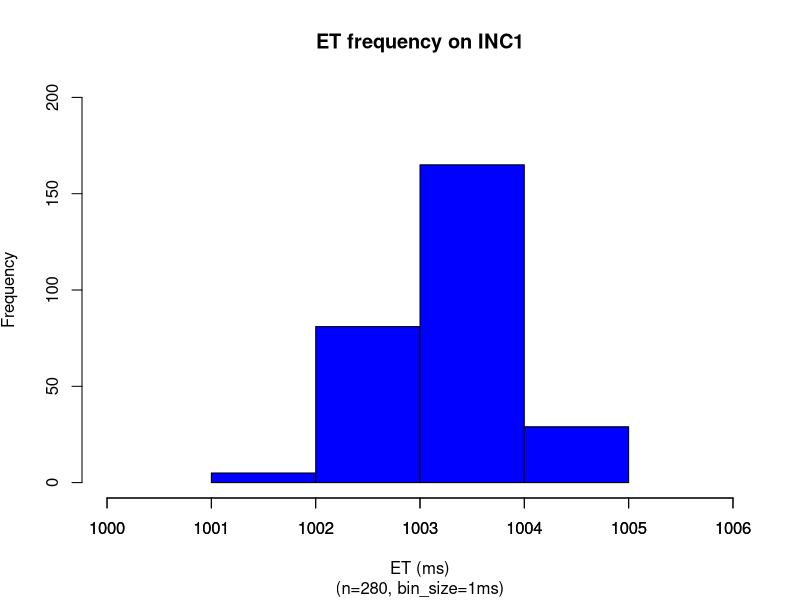
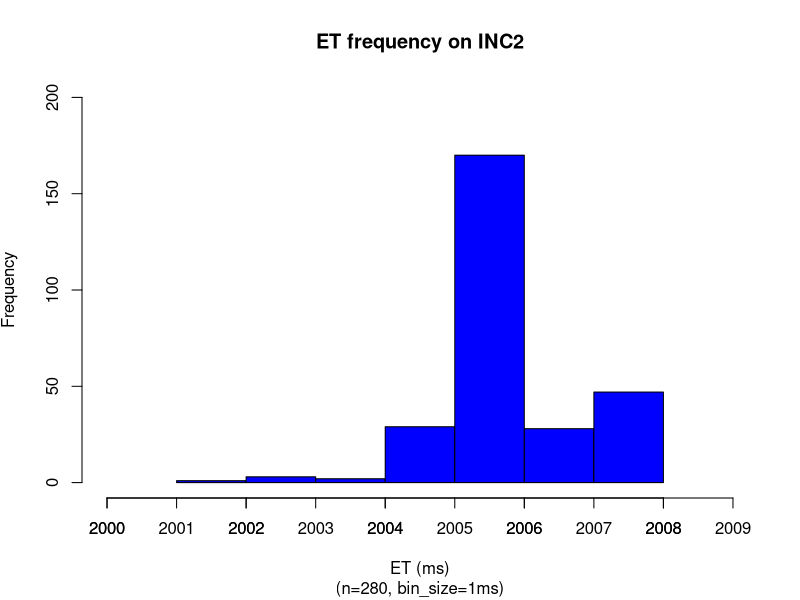
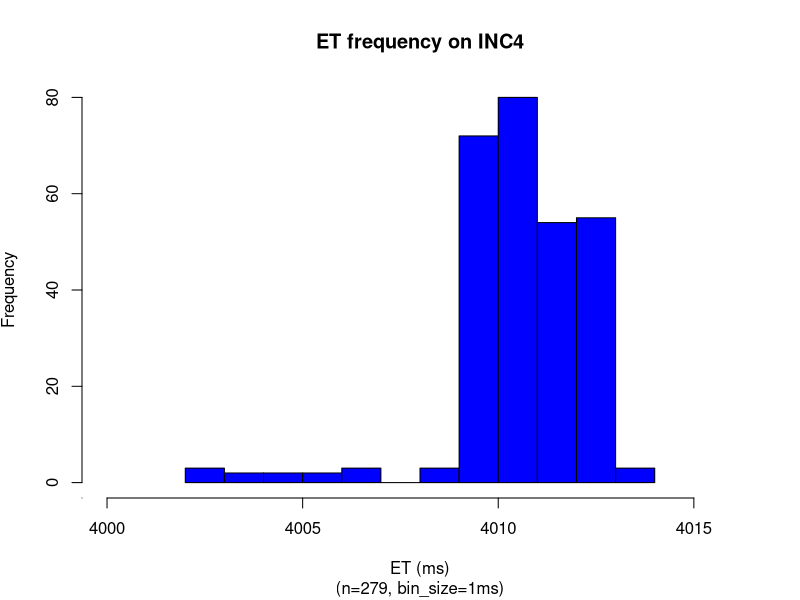
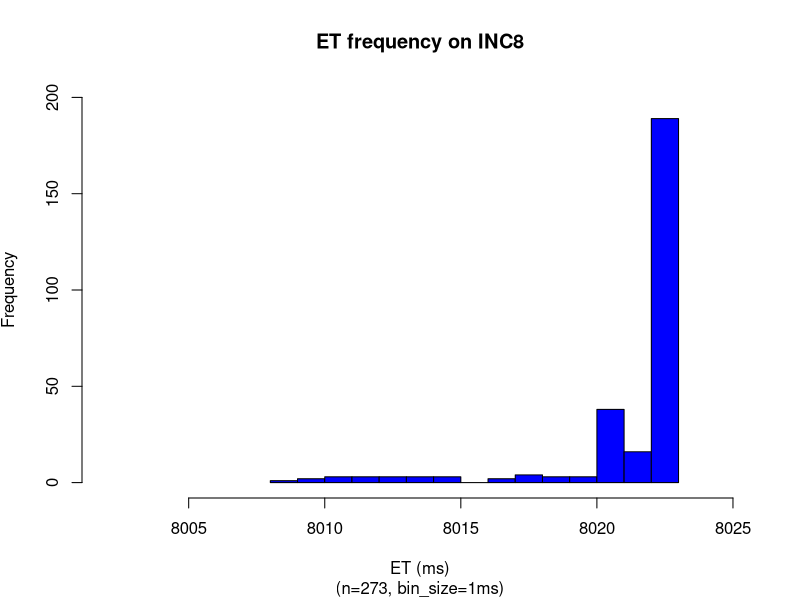
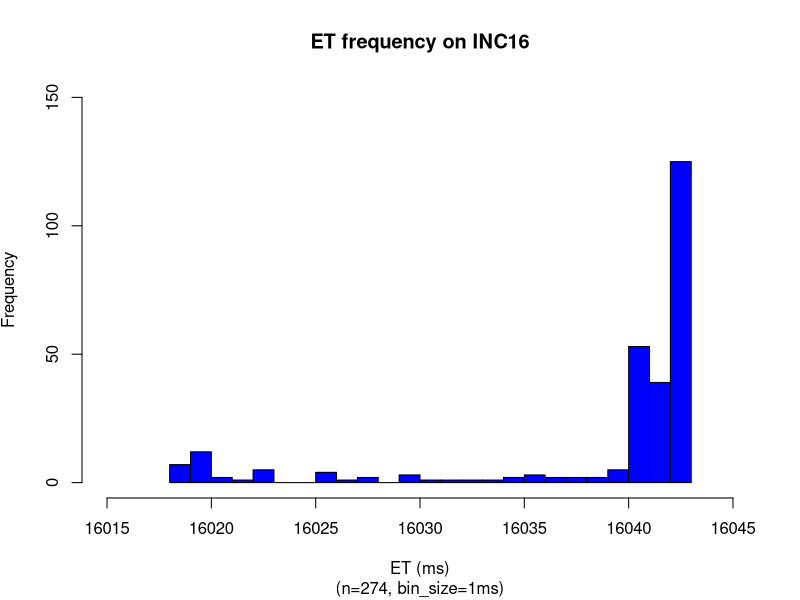
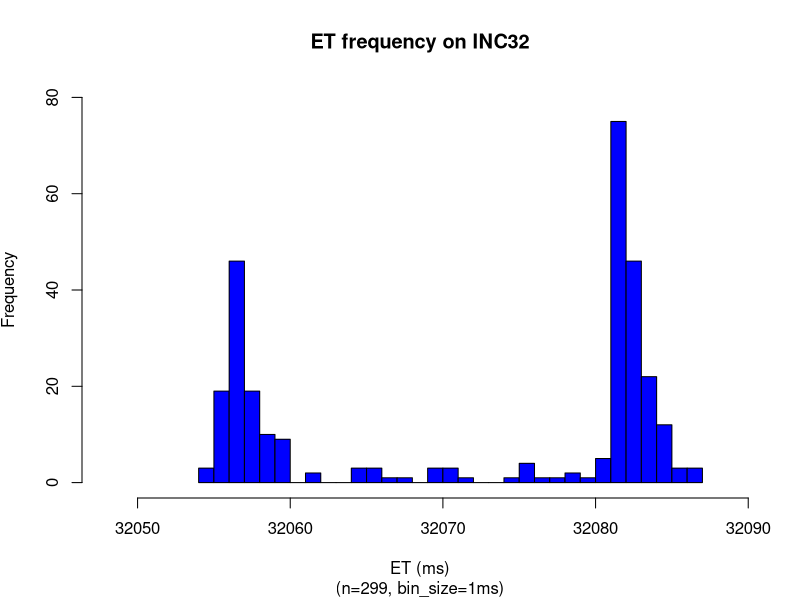
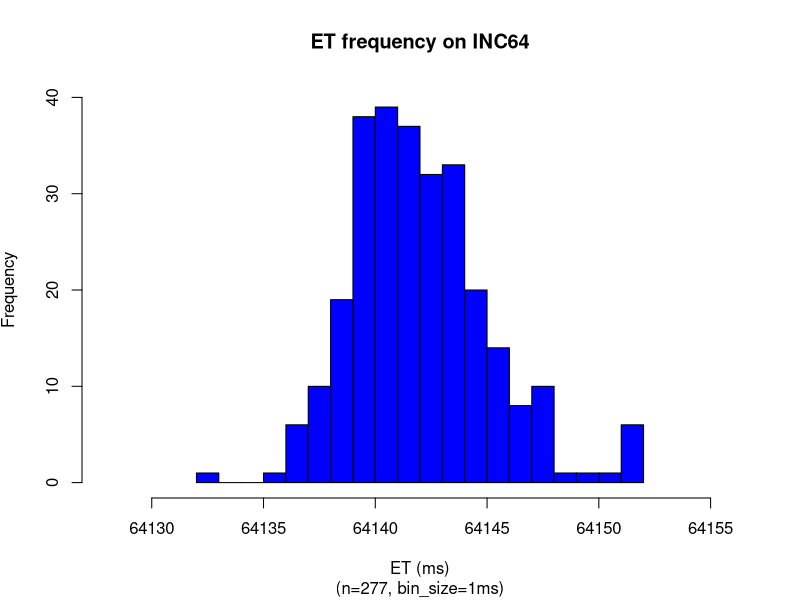
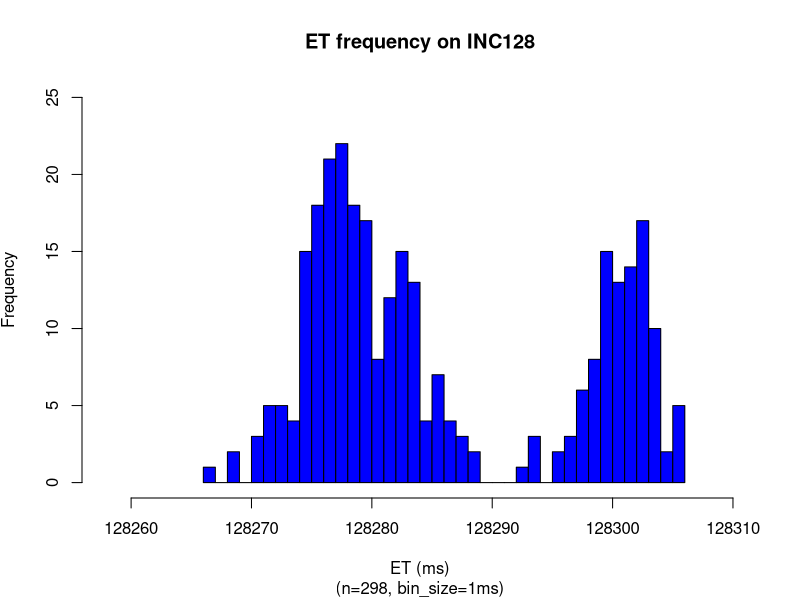

The R source for these figures, in order:
### sodb8
numSamples <- 300
x = read.csv(file="1_sec.dat",head=TRUE,sep="\t")
x <- subset(x, x$ITERNUM <= numSamples)
setEPS()
postscript("1_sec_et_hist_v5.eps")
binsize=1
x_up = mean(x$METIME) + 2*sd(x$METIME)
x_dn = mean(x$METIME) - 2*sd(x$METIME)
x = subset(x, x$METIME >= x_dn & x$METIME <= x_up)
nbins <- ceiling((max(x$METIME)-min(x$METIME)) / binsize)
h = hist(x$METIME, right=F, breaks=nbins,plot=F)
ymax <- max(h$counts)
ymax <- ceiling(ymax/100)*100
xmin <-min(x$METIME)
xmax <-max(x$METIME)
plot(h, axes = TRUE,freq=TRUE,ylim=c(0,ymax), xlim=c(xmin-1,xmax+1),col="blue", main='ET frequency on INC1', 
sub=paste("(n=",nrow(x),", bin_size=",binsize,"ms)",sep=""), 
xlab='ET (ms)', ylab=expression('Frequency'))
xaxtl <- seq(xmin-1,xmax+1,by=1)
axis(side=1, at=xaxtl, labels=xaxtl)
dev.off()

x = read.csv(file="2_sec.dat",head=TRUE,sep="\t")
x <- subset(x, x$ITERNUM <= numSamples)
setEPS()
postscript("2_sec_et_hist_v5.eps")
binsize=1
x_up = mean(x$METIME) + 2*sd(x$METIME)
x_dn = mean(x$METIME) - 2*sd(x$METIME)
x = subset(x, x$METIME >= x_dn & x$METIME <= x_up)
nbins <- ceiling((max(x$METIME)-min(x$METIME)) / binsize)
h = hist(x$METIME, right=F, breaks=nbins,plot=F)
ymax <- max(h$counts)
ymax <- ceiling(ymax/100)*100
xmin <-min(x$METIME)
xmax <-max(x$METIME)
plot(h, axes = TRUE,freq=TRUE,ylim=c(0,ymax), xlim=c(xmin-1,xmax+1),col="blue", main='ET frequency on INC2', 
sub=paste("(n=",nrow(x),", bin_size=",binsize,"ms)",sep=""), 
xlab='ET (ms)', ylab=expression('Frequency'))
xaxtl <- seq(xmin-1,xmax+1,by=1)
axis(side=1, at=xaxtl, labels=xaxtl)
dev.off()

x = read.csv(file="4_sec.dat",head=TRUE,sep="\t")
x <- subset(x, x$ITERNUM <= numSamples)
setEPS()
postscript("4_sec_et_hist_v5.eps")
binsize=1
x_up = mean(x$METIME) + 2*sd(x$METIME)
x_dn = mean(x$METIME) - 2*sd(x$METIME)
x = subset(x, x$METIME >= x_dn & x$METIME <= x_up)
nbins <- ceiling((max(x$METIME)-min(x$METIME)) / binsize)
h = hist(x$METIME, right=F, breaks=nbins,plot=F)
ymax <- max(h$counts)
ymax <- ceiling(ymax/100)*100
ymax <- 80
xmin <-min(x$METIME)
xmax <-max(x$METIME)
plot(h, freq=TRUE,ylim=c(0,ymax), xlim=c(xmin-2,xmax+2),col="blue", main='ET frequency on INC4', 
sub=paste("(n=",nrow(x),", bin_size=",binsize,"ms)",sep=""), 
xlab='ET (ms)', ylab=expression('Frequency'))
axis(side=1, at=xaxtl, labels=xaxtl)
dev.off()

x = read.csv(file="8_sec.dat",head=TRUE,sep="\t")
x <- subset(x, x$ITERNUM <= numSamples)
setEPS()
postscript("8_sec_et_hist_v5.eps")
binsize=1
#x <- subset(x, x$ITERNUM != 629 & x$ITERNUM != 658)
x_up = mean(x$METIME) + 2*sd(x$METIME)
x_dn = mean(x$METIME) - 2*sd(x$METIME)
x = subset(x, x$METIME >= x_dn & x$METIME <= x_up)
nbins <- ceiling((max(x$METIME)-min(x$METIME)) / binsize)
h = hist(x$METIME, right=F, breaks=nbins,plot=F)
xmin <-min(x$METIME)
xmax <-max(x$METIME)
ymax <- max(h$counts)
ymax <- ceiling(ymax/100)*100
plot(h, freq=TRUE,ylim=c(0,ymax), xlim=c(xmin-binsize-5,xmax+binsize+1),col="blue", main='ET frequency on INC8', 
sub=paste("(n=",nrow(x),", bin_size=",binsize,"ms)",sep=""), 
xlab='ET (ms)', ylab=expression('Frequency'))
dev.off()

x = read.csv(file="16_sec.dat",head=TRUE,sep="\t")
x <- subset(x, x$ITERNUM <= numSamples)
setEPS()
postscript("16_sec_et_hist_v5.eps")
#x <- subset(x, x$ITERNUM != 686 & x$ITERNUM != 700)
x_up = mean(x$METIME) + 2*sd(x$METIME)
x_dn = mean(x$METIME) - 2*sd(x$METIME)
x = subset(x, x$METIME >= x_dn & x$METIME <= x_up)
nbins <- ceiling((max(x$METIME)-min(x$METIME)) / binsize)
h = hist(x$METIME, right=F, breaks=nbins,plot=F)
xmin <-min(x$METIME)
xmax <-max(x$METIME)
ymax <- max(h$counts)
ymax <- ceiling(ymax/100)*100
ymax <- 150
plot(h, freq=TRUE,ylim=c(0,ymax), xlim=c(xmin-3,xmax+2),col="blue", main='ET frequency on INC16', 
sub=paste("(n=",nrow(x),", bin_size=",binsize,"ms)",sep=""), 
xlab='ET (ms)', ylab=expression('Frequency'))
dev.off()


x = read.csv(file="32_sec.dat",head=TRUE,sep="\t")
x <- subset(x, x$ITERNUM <= numSamples)
setEPS()
postscript("32_sec_et_hist_v5.eps")
#x <- subset(x, x$ITERNUM != 284 & x$ITERNUM != 291 & x$ITERNUM != 727 & x$ITERNUM != 732 & x$ITERNUM != 734)
x_up = mean(x$METIME) + 2*sd(x$METIME)
x_dn = mean(x$METIME) - 2*sd(x$METIME)
binsize=1
x = subset(x, x$METIME >= x_dn & x$METIME <= x_up)
nbins <- ceiling((max(x$METIME)-min(x$METIME)) / binsize)
h = hist(x$METIME, right=F, breaks=nbins,plot=F)
xmin <-min(x$METIME)
xmax <-max(x$METIME)
ymax <- max(h$counts)
ymax <- ceiling(ymax/100)*100
ymax <- 80
plot(h, freq=TRUE,ylim=c(0,ymax), xlim=c(xmin-6,xmax+2),col="blue", main='ET frequency on INC32', 
sub=paste("(n=",nrow(x),", bin_size=",binsize,"ms)",sep=""), 
xlab='ET (ms)', ylab=expression('Frequency'))
#xaxtl <- seq(xmin-1,xmax+1,by=1)
#axis(side=1, at=xaxtl, labels=xaxtl)
dev.off()

x = read.csv(file="64_sec.dat",head=TRUE,sep="\t")
x <- subset(x, x$ITERNUM <= numSamples)
setEPS()
postscript("64_sec_et_hist_v5.eps")
#x <- subset(x, x$ITERNUM != 85 & x$ITERNUM != 89 & x$ITERNUM != 308 & x$ITERNUM != 312 & x$ITERNUM != 437 & x$ITERNUM != 437 & x$ITERNUM != 531 & x$ITERNUM != 535 & x$ITERNUM != 754 & x$ITERNUM != 758 & x$ITERNUM != 977 & x$ITERNUM != 981)
x_up = mean(x$METIME) + 2*sd(x$METIME)
x_dn = mean(x$METIME) - 2*sd(x$METIME)
binsize=1
x = subset(x, x$METIME >= x_dn & x$METIME <= x_up)
nbins <- ceiling((max(x$METIME)-min(x$METIME)) / binsize)
h = hist(x$METIME, right=F, breaks=nbins,plot=F)
xmin <-min(x$METIME)
xmax <-max(x$METIME)
ymax <- max(h$counts)
ymax <- ceiling(ymax/100)*100
ymax <- 40
plot(h, freq=TRUE,ylim=c(0,ymax), xlim=c(xmin-4,xmax+4),col="blue", main='ET frequency on INC64', 
sub=paste("(n=",nrow(x),", bin_size=",binsize,"ms)",sep=""), 
xlab='ET (ms)', ylab=expression('Frequency'))
dev.off()

x = read.csv(file="128_sec.dat",head=TRUE,sep="\t")
x <- subset(x, x$ITERNUM <= numSamples)
setEPS()
postscript("128_sec_et_hist_v5.eps")
#x <- subset(x, x$ITERNUM != 90 & x$ITERNUM != 202)
x_up = mean(x$METIME) + 2*sd(x$METIME)
x_dn = mean(x$METIME) - 2*sd(x$METIME)
binsize=1
x = subset(x, x$METIME >= x_dn & x$METIME <= x_up)
nbins <- ceiling((max(x$METIME)-min(x$METIME)) / binsize)
h = hist(x$METIME, right=F, breaks=nbins,plot=F)
xmin <-min(x$METIME)
xmax <-max(x$METIME)
ymax <- max(h$counts)
ymax <- ceiling(ymax/100)*100
ymax <- 25
plot(h, freq=TRUE,ylim=c(0,ymax), xlim=c(xmin-8,xmax+4),col="blue", main='ET frequency on INC128', 
sub=paste("(n=",nrow(x),", bin_size=",binsize,"ms)",sep=""), 
xlab='ET (ms)', ylab=expression('Frequency'))
dev.off()
